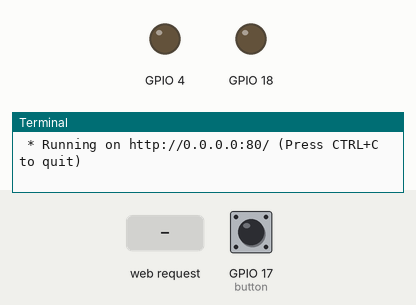
This program was run on a simulated Raspberry Pi (BCM pin numbers). On the bench: output pins drawn as LEDs (lit = HIGH), the last lines printed to the terminal. Dashed ring = blinking. The inputs (shaded band) are chosen by the test bench; at power-on: GPIO 17 (button) HIGH. Threads take turns every 2 ms; the clock reads 2024-03-15 10:24:30 at power-on unless the program sets it.

Above: at 1.2 s.
1.3 s: HTTP request for /4/on received
At 2.0 s:
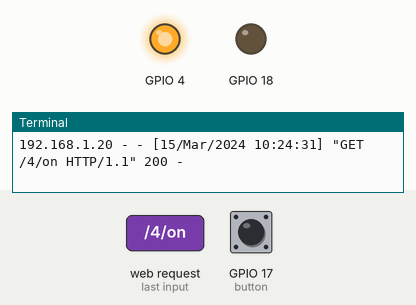
2.8 s: HTTP request for /18/on received
At 3.1 s:
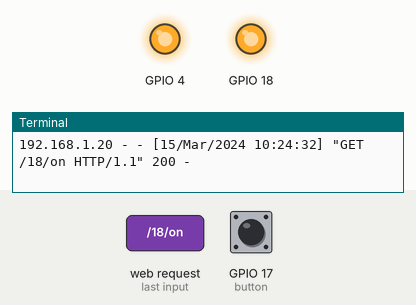
4.3 s: GPIO 17 (button) pulled LOW for 3.2 s
At 5.2 s:
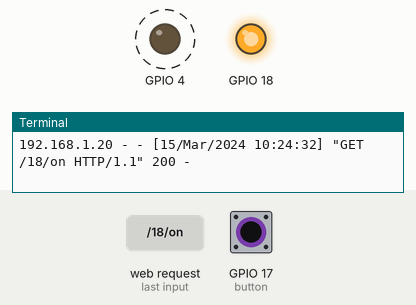
9.0 s: GPIO 17 (button) pulled LOW for 0.15 s
At 9.9 s:
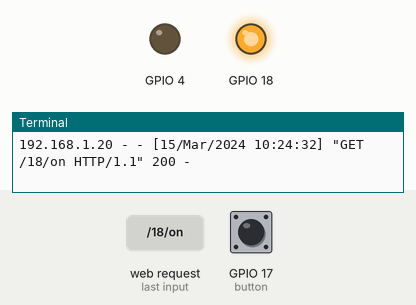
Timing chart, 0 to 12.0 s (numbered marks = the images above; inputs shaded):
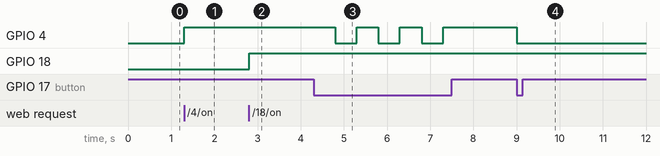

The program:

app.py
```python
import RPi.GPIO as GPIO
from flask import Flask, render_template, request
from time import sleep
import threading


app = Flask(__name__)

GPIO.setmode(GPIO.BCM)


button=17
## I have only one button available right now so
## I will toggle the led 23 from button

GPIO.setup(button,GPIO.IN,pull_up_down=GPIO.PUD_UP)


# Create a dictionary called pins to store the pin number, name, and pin state:
pins = {
   4 : {'name' : 'GPIO 4', 'state' : GPIO.LOW},
   18 : {'name' : 'GPIO 18', 'state' : GPIO.LOW}
   }

# Set each pin as an output and make it low:
for pin in pins:
   GPIO.setup(pin, GPIO.OUT)
   GPIO.output(pin, GPIO.LOW)


BS=False     ##Button Status
def toggle():
    global BS
    while(1):
        if GPIO.input(button)==0:
            if BS==False:
                GPIO.output(4,True)
                BS=True
                sleep(.5)
            else:
                GPIO.output(4,False)
                BS=False
                sleep(.5)


@app.route("/")
def main():
   # For each pin, read the pin state and store it in the pins dictionary:
   for pin in pins:
      pins[pin]['state'] = GPIO.input(pin)
   # Put the pin dictionary into the template data dictionary:
   templateData = {
      'pins' : pins
      }
   # Pass the template data into the template main.html and return it to the user
   return render_template('main.html', **templateData)

# The function below is executed when someone requests a URL with the pin number and action in it:
@app.route("/<changePin>/<action>")
def action(changePin, action):
   # Convert the pin from the URL into an integer:
   changePin = int(changePin)
   # Get the device name for the pin being changed:
   deviceName = pins[changePin]['name']
   # If the action part of the URL is "on," execute the code indented below:
   if action == "on":
      # Set the pin high:
      GPIO.output(changePin, GPIO.HIGH)
      # Save the status message to be passed into the template:
      message = "Turned " + deviceName + " on."
   if action == "off":
      GPIO.output(changePin, GPIO.LOW)
      message = "Turned " + deviceName + " off."

   # For each pin, read the pin state and store it in the pins dictionary:
   for pin in pins:
      pins[pin]['state'] = GPIO.input(pin)

   # Along with the pin dictionary, put the message into the template data dictionary:
   templateData = {
      'pins' : pins
   }

   return render_template('main.html', **templateData)

if __name__ == "__main__":
   t1 = threading.Thread(target=toggle)
   t1.daemon = True
   t1.start()


   app.run(host='0.0.0.0', port=80, debug=True,
        threaded=True)
```

Measured:
- after the input at 1.3 s, GPIO 4: LOW → HIGH at once
- after the input at 2.8 s, GPIO 18: LOW → HIGH at once
- after the input at 4.3 s, GPIO 4: alternates HIGH for 0.50 s and LOW for 0.50 s, 6 changes in all, then stays HIGH, starting after 0.50 s
- after the input at 9.0 s, GPIO 4: HIGH → LOW at once
